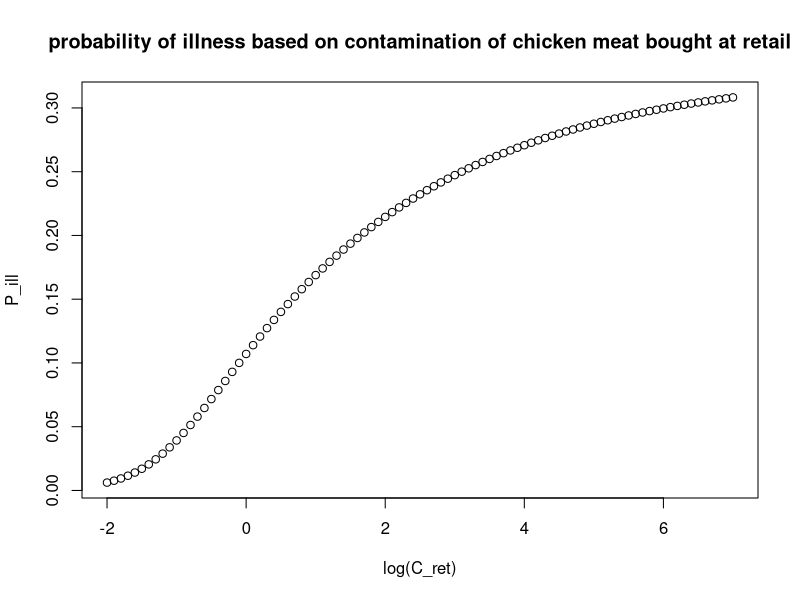

Generate this figure with R:


#################################
#################################
#################################
# DRM
#################################
#################################
#################################

dose <- matrix(10^(seq(0,9,by=0.1)),91,10000)
Pprev <- 0.25
alphaGamma <- 0.145
betaGamma <- 7.59
condPillinf <- 0.33
Cretlog <- seq(-2,7,by=0.1)


#################################
#model
#################################
# the abscissa Cretlog MUST have the same length as the number of rows of the dose-matrix!


modDoseResponseMedianChallenge <- function(dose, Pprev, condPillinf, alphaGamma, betaGamma){
  
  
  nrOfCrets <- dim(dose)[1]
  nrOfDoses <- dim(dose)[2]
  
  condPillinf <- condPillinf*matrix(1,nrOfCrets,nrOfDoses)
  
  Pill <- matrix(NA, nrOfCrets, nrOfDoses)
  
  for (i in 1:nrOfDoses) Pill[1:nrOfCrets,i] <- condPillinf[1:nrOfCrets,i]*round((1 - exp(lgamma(alphaGamma+betaGamma)+lgamma(betaGamma+dose[1:nrOfCrets,i])-lgamma(betaGamma)-lgamma(alphaGamma+betaGamma+dose[1:nrOfCrets,i]))),4)
  
  Pillmean <- rowMeans(Pill)
  Qill <- Pillmean*Pprev
  PrevExp <- Pprev*(sum(dose>0)/nrOfDoses)
  
  
  
  return(list(Pill=Pill, Pillmean=Pillmean, Qill=Qill, PrevExp=PrevExp))
  #return(list(Qill=Qill, PrevExp=PrevExp))
}

runDoseResponseMedianChallenge <- modDoseResponseMedianChallenge(dose, Pprev, condPillinf, alphaGamma, betaGamma)
#runDoseResponseMedianChallenge <- modDoseResponseMedianChallenge(dose=runConsumerPhaseNauta$dose, Pprev, condPillinf, alphaGamma, betaGamma)

Qill <-runDoseResponseMedianChallenge$Qill
PrevExp <- runDoseResponseMedianChallenge$PrevExp
Pillmean <-runDoseResponseMedianChallenge$Pillmean
Pill <-runDoseResponseMedianChallenge$Pill

#################################
#################################
#visualisation
#################################
plot(Cretlog, Pillmean, xlab = "log(C_ret)", ylab = "P_ill", main = "probability of illness based on contamination of chicken meat bought at retail")
#################################
